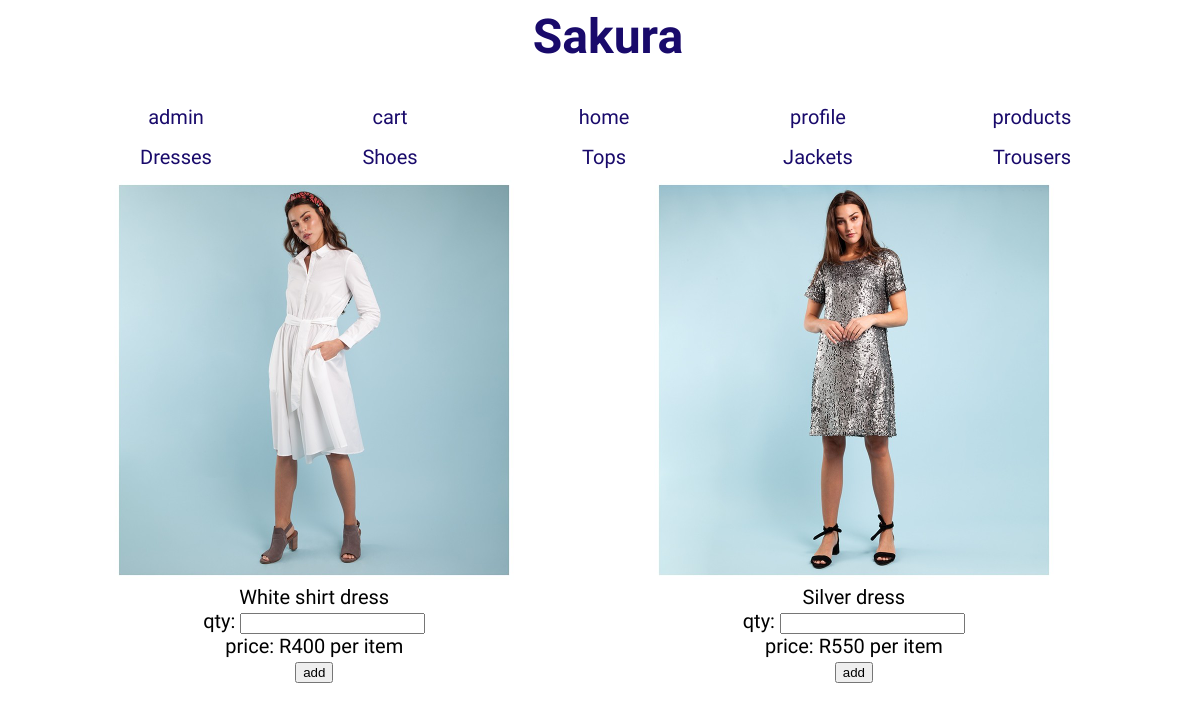
Screenshot of /products.php?cid=1 with the database file from the repository.
### tables this page shows
CREATE TABLE IF NOT EXISTS `categories` (
  `cname` char(64) NOT NULL,
  `cid` int(11) NOT NULL
);

CREATE TABLE IF NOT EXISTS `prodcat` (
  `cpid` int(11) NOT NULL,
  `cid` int(11) NOT NULL,
  `pid` int(11) NOT NULL
);

CREATE TABLE IF NOT EXISTS `products` (
  `pname` char(64) NOT NULL,
  `pid` int(11) NOT NULL,
  `img` char(255) NOT NULL,
  `price` decimal(10,0) NOT NULL
);

### products.php (the view, shortened to what this page needs)
<?php
include("config.php");
$cid = htmlspecialchars($_GET["cid"]) . '!';
$prodresult = mysqli_query($db,"SELECT * FROM products INNER JOIN prodcat ON products.pid = prodcat.pid WHERE prodcat.cid = '$cid'");
?>
<html>
<head>
	<link rel="stylesheet" href="product.css">
</head>
<body>
<?php echo "<div class='content'>"; ?>
<?php echo "<div id='menu'>"; ?>
<?php include("menu.php"); ?>
<?php include("category.php"); ?>
<?php echo "<table border='0'>";
while($row = mysqli_fetch_array($prodresult))
{
echo "<form method='post' action='add_to_cart.php?cid=" . $cid . "'>";
echo "<td style='background: transparent'>";
echo "<ul><li id=menu><img src=" . $row['img'] . "></li>";
echo "<li id=menu>" . $row['pname'] . " </li>";
echo "<li id=menu>qty: <input type ='text' name ='pqty'/><input type ='hidden' name='pname' value='" .  $row['pname'] . "'/></li>";
echo "<li id=menu>price: R" . $row['price'] . " per item</li>";
echo "<li id=menu><input type = 'submit' value = 'add'/></li></ul>";
echo "</td>";
echo "</form>";
}
echo "</table>";
echo "</div>";
echo "</div>";
?>
</body>
</html>

### menu.php (shortened to what this page needs)
<div>
<h1>Sakura</h1>
</div>
<table border=0>
<tr>
<td><ul><li  ><a href='users.php'>admin</li></ul></a></td>
<td><ul><li  ><a href='cart.php'>cart</li></ul></a></td>
<td><ul><li  ><a href='index.php'>home</li></ul></a></td>
<td><ul><li  ><a href='profile.php'>profile</li></ul></a></td>
<td><ul><li  ><a href='products.php'>products</li></ul></a></td>
</tr>
</table>

### category.php
<?php
include("config.php");
$result = mysqli_query($db,"SELECT * FROM categories");
echo "<table border='0'>";
echo "<tr>";
while($row = mysqli_fetch_array($result))
{
echo "<td><ul><li><a href=products.php?cid=" . $row['cid'] . ">" . $row['cname'] . "</li></ul></a></td>";
}
echo "</tr>";
echo "</table>";
?>

### product.css (style rules this page uses)
body { background: url(https://stmed.net/sites/default/files/flower-wallpapers-27859-53340.jpg); background-repeat: no-repeat; background-size: cover; }
div { width: auto; margin: auto; }
h1 { color: rgb(25, 10, 107); text-align: center; font-family: Sofia; font-size: 36pt; }
img { height: 400px; width: relative; }
a { text-decoration: none; }
.content { background: transparent; margin: auto; position: relative; height: 800px; width: 1200px; text-align: center; }
#menu { text-align: center; width: 90%; margin: auto; }
#menu ul { margin:0; padding:0; list-style-type:none; text-align:center; font-family: Sofia; font-size: 20px; }
#menu li { float: left; margin: auto; padding: 0; background-color: transparent; }
#menu li a { display: block; width: 200px; color: rgb(25, 10, 107); text-decoration: none; padding: 5px; }

### rows the page displays
categories: cname "Dresses"
categories: cname "Shoes"
categories: cname "Tops"
categories: cname "Jackets"
categories: cname "Trousers"
prodcat: pid.img (picture), pid.pname "White shirt dress", pid.price "400"
prodcat: pid.img (picture), pid.pname "Silver dress", pid.price "550"
